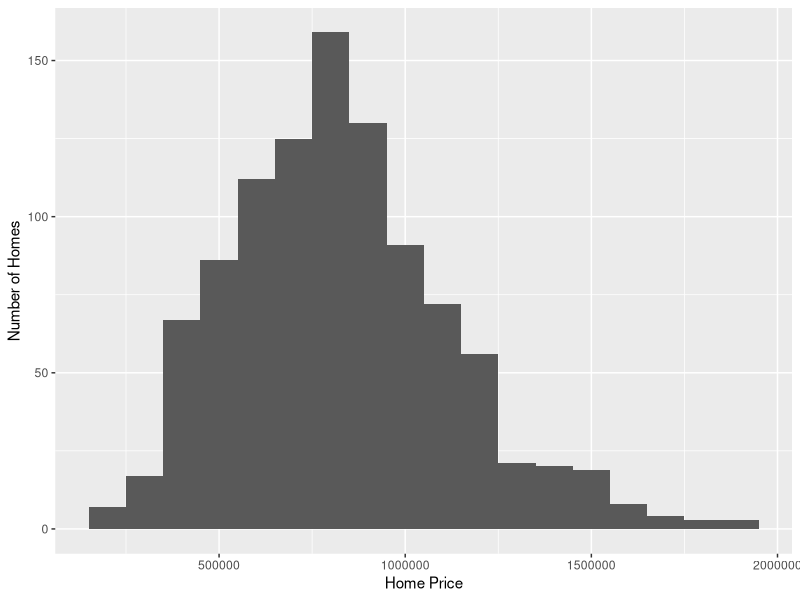

This figure's R source:
## ---- chunk 1
library(ggplot2)
mn<-800000
hsd<-100000
alpha<-3
## ---- chunk 2
houseDist<-(rnorm(1000,mean=mn,sd=hsd)^alpha)/(mn^alpha)*mn
q<-qplot(x=houseDist,geom="histogram",binwidth=100000) + scale_x_continuous() + 
  xlab("Home Price") +  ylab("Number of Homes")
print(q)
